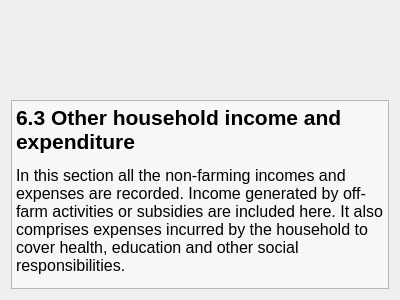
<?xml version="1.0" encoding="UTF-8"?>
<ui version="4.0">
 <class>otherInsCover</class>
 <widget class="QWidget" name="otherInsCover">
  <property name="geometry">
   <rect>
    <x>0</x>
    <y>0</y>
    <width>400</width>
    <height>300</height>
   </rect>
  </property>
  <property name="windowTitle">
   <string>Form</string>
  </property>
  <layout class="QVBoxLayout" name="verticalLayout">
   <item>
    <spacer name="verticalSpacer">
     <property name="orientation">
      <enum>Qt::Vertical</enum>
     </property>
     <property name="sizeHint" stdset="0">
      <size>
       <width>20</width>
       <height>93</height>
      </size>
     </property>
    </spacer>
   </item>
   <item>
    <widget class="QTextEdit" name="textEdit">
     <property name="palette">
      <palette>
       <active>
        <colorrole role="Base">
         <brush brushstyle="SolidPattern">
          <color alpha="127">
           <red>255</red>
           <green>255</green>
           <blue>255</blue>
          </color>
         </brush>
        </colorrole>
       </active>
       <inactive>
        <colorrole role="Base">
         <brush brushstyle="SolidPattern">
          <color alpha="127">
           <red>255</red>
           <green>255</green>
           <blue>255</blue>
          </color>
         </brush>
        </colorrole>
       </inactive>
       <disabled>
        <colorrole role="Base">
         <brush brushstyle="SolidPattern">
          <color alpha="255">
           <red>244</red>
           <green>244</green>
           <blue>244</blue>
          </color>
         </brush>
        </colorrole>
       </disabled>
      </palette>
     </property>
     <property name="autoFillBackground">
      <bool>false</bool>
     </property>
     <property name="readOnly">
      <bool>true</bool>
     </property>
     <property name="html">
      <string>&lt;!DOCTYPE HTML PUBLIC &quot;-//W3C//DTD HTML 4.0//EN&quot; &quot;http://www.w3.org/TR/REC-html40/strict.dtd&quot;&gt;
&lt;html&gt;&lt;head&gt;&lt;meta name=&quot;qrichtext&quot; content=&quot;1&quot; /&gt;&lt;style type=&quot;text/css&quot;&gt;
p, li { white-space: pre-wrap; }
&lt;/style&gt;&lt;/head&gt;&lt;body style=&quot; font-family:'Sans Serif'; font-size:12pt; font-weight:400; font-style:normal;&quot;&gt;
&lt;p style=&quot; margin-top:12px; margin-bottom:0px; margin-left:0px; margin-right:0px; -qt-block-indent:0; text-indent:0px;&quot;&gt;&lt;span style=&quot; font-size:16pt; font-weight:600;&quot;&gt;6.3 Other household income and expenditure&lt;/span&gt;&lt;/p&gt;
&lt;p style=&quot; margin-top:12px; margin-bottom:0px; margin-left:0px; margin-right:0px; -qt-block-indent:0; text-indent:0px;&quot;&gt;In this section all the non-farming incomes and expenses are recorded. Income generated by off-farm activities or subsidies are included here. It also comprises expenses incurred by the household to cover health, education and other social responsibilities.&lt;/p&gt;&lt;/body&gt;&lt;/html&gt;</string>
     </property>
    </widget>
   </item>
  </layout>
 </widget>
 <resources/>
 <connections/>
</ui>
